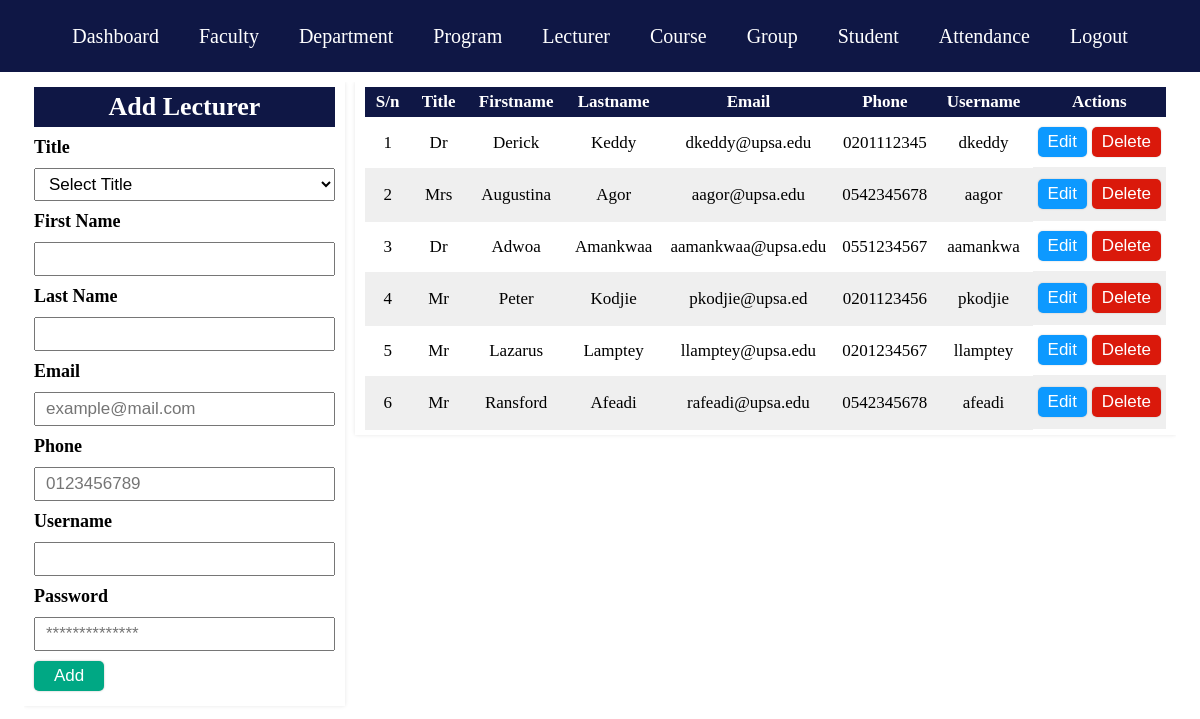
The page /academics/lecturer.php (signed in) on the database its author committed.
### tables this page shows
CREATE TABLE `lecturer` (
  `lid` int(11) NOT NULL,
  `title` char(5) NOT NULL,
  `firstname` varchar(20) NOT NULL,
  `lastname` varchar(20) NOT NULL,
  `email` varchar(50) NOT NULL,
  `phone` varchar(11) NOT NULL,
  `username` varchar(20) NOT NULL,
  `password` varchar(255) NOT NULL
);

### academics/lecturer.php (the view, shortened to what this page needs)
<?php
	include '../database/dbconnect.php';
?>
<!DOCTYPE html>
<html>
<head>
	<link rel="stylesheet" type="text/css" href="style.css">
</head>
<body>
    <?php include 'nav.php'; ?>
    <div id="Content-holder">
    	<div class="content-items-width-space">
    		<div class="main-content">
    		<?php
    			if (isset($_POST['lecEdit'])) {
    				$id = $_POST['id'];
    				$lecSel = mysqli_query($connect, "SELECT * FROM lecturer WHERE lid = '$id'");
    				$lecRes = mysqli_fetch_array($lecSel);
    				$lid = $lecRes['lid'];
    				$title = $lecRes['title'];
    				$fname = $lecRes['firstname'];
    				$lname = $lecRes['lastname'];
    				$email = $lecRes['email'];
    				$phone = $lecRes['phone'];
    				$uname = $lecRes['username'];
    				$pass = $lecRes['password']; ?>
    			<div class="content-left">
    				<form action="crud.php" method="POST">
    					<div class="data-form-top">
    						<h2>Update Lecturer</h2>
    					</div>
    					<div class="data-form-body">
    						<div class="data-form-body-item">
    							<label>Title</label>
    							<select name="title">
    								<option value="<?php echo $title ?>"><?php echo $title ?></option>
    								<option value="Dr">Dr</option>
    								<option value="Prof">Prof</option>
    								<option value="Mr">Mr</option>
    								<option value="Mrs">Mrs</option>
    								<option value="Rev">Rev</option>
    							</select>
    						</div>
    						<div class="data-form-body-item">
    							<label>First Name</label>
    							<input type="text" value="<?php echo $fname;?>" name="fname">
    						</div>
    						<div class="data-form-body-item">
    							<label>Last Name</label>
    							<input type="text" value="<?php echo $lname;?>" name="lname">
    						</div>
    						<div class="data-form-body-item">
    							<label>Email</label>
    							<input type="email" value="<?php echo $email;?>" name="email">
    						</div>
    						<div class="data-form-body-item">
    							<label>Phone</label>
    							<input type="text" value="<?php echo $phone;?>" name="phone" placeholder="0123456789" pattern="[0-9]*">
    						</div>
    						<div class="data-form-body-item">
    							<label>Username</label>
    							<input type="text" value="<?php echo $uname;?>" name="uname">
    						</div>
    						<div class="data-form-body-item">
    							<label>Password</label>
    							<input type="password" value="<?php echo $pass;?>" name="password">
    						</div>
    						<div class="data-form-body-item">
    							<input type="hidden" value="<?php echo $lid;?>" name="id">
    							<input type="submit" name="updatelecturer" value="Update" id="form-btn">
    						</div>
    					</div>
    				</form>
    			</div>
    		<?php }else{ ?>
    			<div class="content-left">
    				<form action="crud.php" method="POST">
    					<div class="data-form-top">
    						<h2>Add Lecturer</h2>
    					</div>
    					<div class="data-form-body">
    						<div class="data-form-body-item">
    							<label>Title</label>
    							<select name="title">
    								<option>Select Title</option>
    							</select>
    						</div>
    						<div class="data-form-body-item">
    							<label>First Name</label>
    							<input type="text" name="fname">
    						</div>
    						<div class="data-form-body-item">
    							<label>Last Name</label>
    							<input type="text" name="lname">
    						</div>
    						<div class="data-form-body-item">
    							<label>Email</label>
    							<input type="email" name="email" placeholder="example@mail.com">
    						</div>
    						<div class="data-form-body-item">
    							<label>Phone</label>
    							<input type="text" name="phone" placeholder="0123456789" pattern="[0-9]*">
    						</div>
    						<div class="data-form-body-item">
    							<label>Username</label>
    							<input type="text" name="uname">
    						</div>
    						<div class="data-form-body-item">
    							<label>Password</label>
    							<input type="password" name="password" placeholder="**************">
    						</div>
    						<div class="data-form-body-item">
    							<input type="submit" name="addlecturer" value="Add" id="form-btn">
    						</div>
    					</div>
    				</form>
    			</div>
    		<?php } ?>
    			<div class="content-right w-77">
    				<table>
    					<thead>
    						<tr>
    							<th>S/n</th>
    							<th>Title</th>
    							<th>Firstname</th>
    							<th>Lastname</th>
    							<th>Email</th>
    							<th>Phone</th>
    							<th>Username</th>
    							<th class="thAction">Actions</th>
    						</tr>
    					</thead>
    					<tbody>
    						<?php
    							$lecSel = mysqli_query($connect, "SELECT * FROM lecturer");
    							$i=1;
    							while ($lecRes = mysqli_fetch_array($lecSel)) {
    								$title = $lecRes['title'];
    								$fname = $lecRes['firstname'];
    								$lname = $lecRes['lastname'];
    								$email = $lecRes['email'];
    								$phone = $lecRes['phone'];
    								$uname = $lecRes['username']; ?>
    							<tr>
    								<td><?php echo $i; ?></td>
    								<td><?php echo $title; ?></td>
    								<td><?php echo $fname; ?></td>
    								<td><?php echo $lname; ?></td>
    								<td><?php echo $email; ?></td>
    								<td><?php echo $phone; ?></td>
    								<td><?php echo $uname; ?></td>
    								<td class="forAction">
    									<form action="lecturer.php" method="POST">
    										<input type="submit" name="lecEdit" value="Edit" class="btn edit">
    									</form>
    									<form action="crud.php" method="POST">
    										<input type="submit" name="lecDelete" value="Delete" class="btn delete">
    									</form>
    								</td>
    							</tr>
    						<?php	$i++;} ?>
    					</tbody>
    				</table>
    			</div>
    		</div>
    	</div>
    </div>
</body>
</html>

### academics/style.css (style rules this page uses)
* { margin: 0; padding: 0; box-sizing: border-box; }
body { font-family: ; background-color: #fff; }
#Content-holder { height:89vh; }
.content-items-width-space { width:96%; margin: auto; overflow: auto; }
.main-content { display: flex; gap:10px; }
.content-left { width:30%; padding: 5px 10px; margin-bottom: 10px; box-shadow: 0 0 4px rgba(0, 0, 0, 0.1); height: 100%; }
.content-left form .data-form-top { width: 100%; padding:5px 0; text-align: center; margin-bottom:10px; color: #fff; background-color:#0F1745; }
.content-left form .data-form-top h2 { font-size:26px; }
.content-left form .data-form-body .data-form-body-item { margin-bottom:10px; }
.data-form-body .data-form-body-item label { display: block; margin-bottom: 10px; font-size: 18px; font-weight: bold; }
.data-form-body .data-form-body-item input[type='text'], .data-form-body .data-form-body-item select, .data-form-body .data-form-body-item input[type='time'], .data-form-body .data-form-body-item input[type='password'], .data-form-body .data-form-body-item input[type='email'] { display: block; width: 100%; font-size: 17px; padding:5px 10px; }
.data-form-body .data-form-body-item #form-btn { padding:5px 20px; font-size:17px; border: none; outline: none; border-radius: 5px; cursor: pointer; box-shadow: 0 0 2px rgba(0, 0, 0, 0.3); background-color: #00A884; color: #fff; }
.content-right { width:69%; padding: 5px 10px; margin-bottom: 10px; box-shadow: 0 0 4px rgba(0, 0, 0, 0.1); height: 100%; overflow: auto; }
.w-77 { width: 77%; }
.content-right table { width: 100%; border-collapse: collapse; }
.content-right table th { padding:5px 10px; font-size: 17px; background-color: #0F1745; color: #fff; }
.thAction { width: 10%; }
.content-right table td { text-align: center; font-size: 17px; padding:10px 5px; border-bottom: 2px solid #efefef; }
.content-right table tr:nth-child(even) { background-color: #efefef; }
.content-right table td.forAction { display: flex; gap:5px; }
.btn { padding:5px 10px; cursor: pointer; font-size: 17px; background-color: transparent; color: #fff; border: none; outline: none; border-radius: 5px; box-shadow: 0 0 2px rgba(0, 0, 0, 0.2); }
.edit { background-color: #0d99ff; }
.delete { background-color: #da190b; }

### rows shown on the page
lecturer: title "Dr", firstname "Derick", lastname "Keddy", email "dkeddy@upsa.edu", phone "0201112345", username "dkeddy"
lecturer: title "Mrs", firstname "Augustina", lastname "Agor", email "aagor@upsa.edu", phone "0542345678", username "aagor"
lecturer: title "Dr", firstname "Adwoa", lastname "Amankwaa", email "aamankwaa@upsa.edu", phone "0551234567", username "aamankwa"
lecturer: title "Mr", firstname "Peter", lastname "Kodjie", email "pkodjie@upsa.ed", phone "0201123456", username "pkodjie"
lecturer: title "Mr", firstname "Lazarus", lastname "Lamptey", email "llamptey@upsa.edu", phone "0201234567", username "llamptey"
lecturer: title "Mr", firstname "Ransford", lastname "Afeadi", email "rafeadi@upsa.edu", phone "0542345678", username "afeadi"
